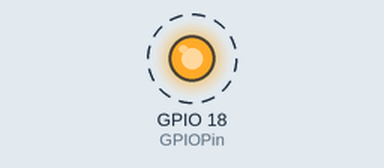
A program run on a simulated Raspberry Pi (BCM pin numbers). Shown: output pins drawn as LEDs (lit = HIGH). Dashed ring = blinking. At 20.0 s the program stops and its outputs stay as they are.

Above: at 0.2 s.
Timing chart, 0 to 3.0 s (numbered marks = the images above):
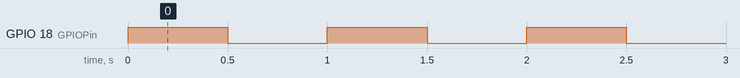

The program:

EX3_1.py
```python
import RPi.GPIO as GPIO
from time import sleep
GPIOPin = 18
GPIO.setmode(GPIO.BCM)
GPIO.setup(GPIOPin, GPIO.OUT)
for i in range(0,20):
    GPIO.output(GPIOPin, True)
    sleep(0.5)
    GPIO.output(GPIOPin, False)
    sleep(0.5)
GPIO.cleanup()
```

Measured:
- by itself, GPIO 18 (GPIOPin): alternates HIGH for 0.50 s and LOW for 0.50 s, 40 changes in all, then stays LOW
